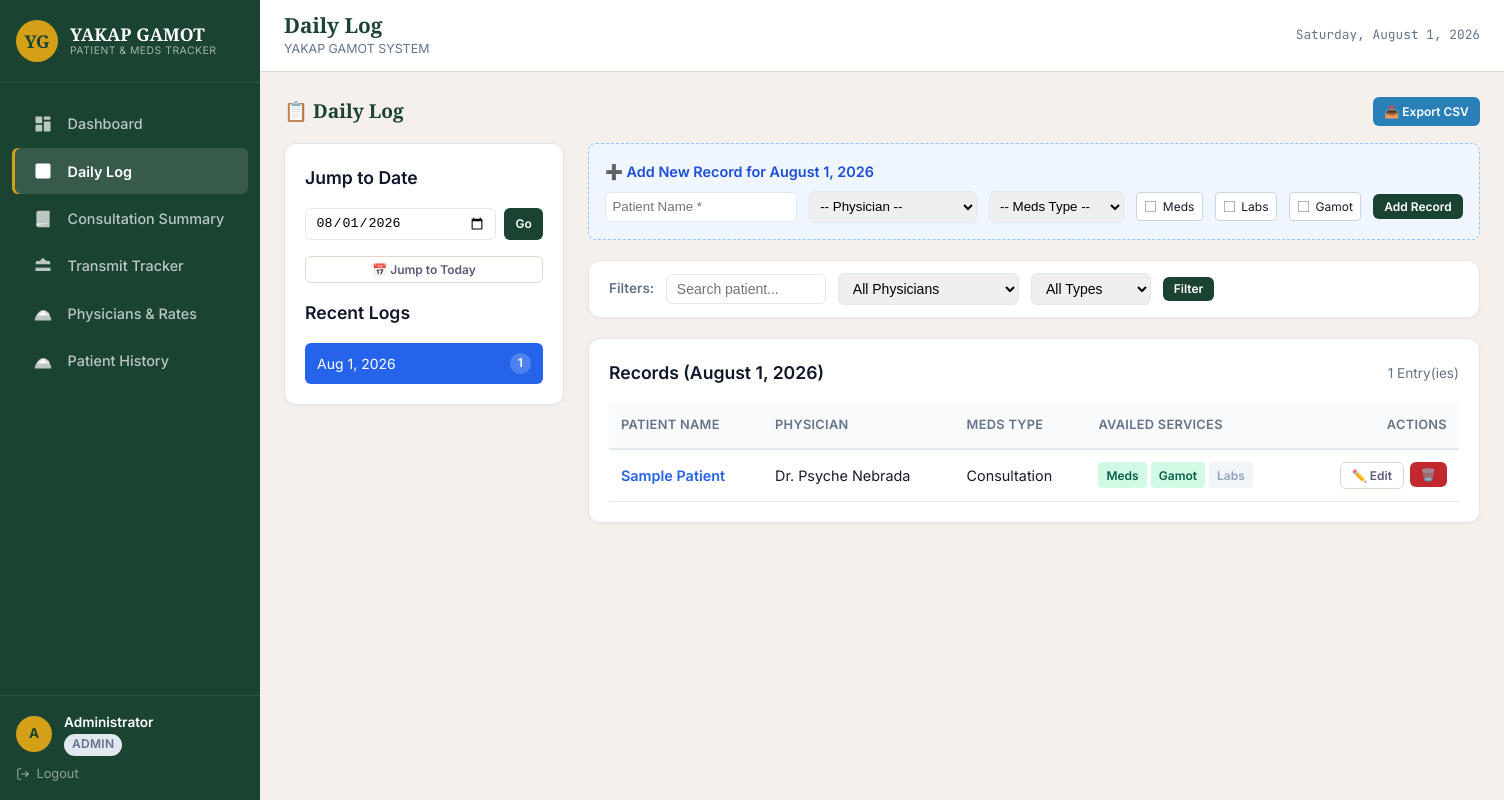
The page / (signed in) on the database its author committed.
### tables this page shows
CREATE TABLE IF NOT EXISTS `daily_records` (
    `record_id` INT AUTO_INCREMENT PRIMARY KEY,
    `record_date` DATE NOT NULL,
    `patient_name` VARCHAR(255) NOT NULL,
    `physician_id` INT DEFAULT NULL,
    `meds_type_id` INT DEFAULT NULL,
    `has_meds` TINYINT(1) NOT NULL DEFAULT 0,
    `has_labs` TINYINT(1) NOT NULL DEFAULT 0,
    `has_gamot_meds` TINYINT(1) NOT NULL DEFAULT 0,
    `created_at` TIMESTAMP DEFAULT CURRENT_TIMESTAMP,
    INDEX `idx_record_date` (`record_date`),
    INDEX `idx_physician_id` (`physician_id`),
    INDEX `idx_meds_type_id` (`meds_type_id`),
    INDEX `idx_patient_name` (`patient_name`),
    FOREIGN KEY (`physician_id`) REFERENCES `physicians`(`physician_id`) ON DELETE SET NULL,
    FOREIGN KEY (`meds_type_id`) REFERENCES `meds_types`(`meds_type_id`) ON DELETE SET NULL
);

CREATE TABLE IF NOT EXISTS `physicians` (
    `physician_id` INT AUTO_INCREMENT PRIMARY KEY,
    `physician_name` VARCHAR(255) NOT NULL,
    `consultation_rate` DECIMAL(10,2) NOT NULL DEFAULT 0.00,
    `is_active` TINYINT(1) NOT NULL DEFAULT 1,
    `created_at` TIMESTAMP DEFAULT CURRENT_TIMESTAMP
);

CREATE TABLE IF NOT EXISTS `meds_types` (
    `meds_type_id` INT AUTO_INCREMENT PRIMARY KEY,
    `meds_type_name` VARCHAR(255) NOT NULL,
    `is_consultation` TINYINT(1) NOT NULL DEFAULT 1,
    `created_at` TIMESTAMP DEFAULT CURRENT_TIMESTAMP
);

### config.php (called while the page is built, shortened)
<?php
function h($str) {
    return htmlspecialchars($str, ENT_QUOTES, 'UTF-8');
}
function selected_date() {
    return date('Y-m-d');
}

### index.php (the view, shortened to what this page needs)
<?php
require_once 'config.php';
$check_meds = $conn->query("SHOW COLUMNS FROM daily_records LIKE 'record_medications'");
if ($check_meds && $check_meds->num_rows === 0) {
    $conn->query("ALTER TABLE daily_records ADD COLUMN record_medications TEXT NULL AFTER has_gamot_meds");
}
$check_gamot = $conn->query("SHOW COLUMNS FROM daily_records LIKE 'record_gamot'");
if ($check_gamot && $check_gamot->num_rows === 0) {
    $conn->query("ALTER TABLE daily_records ADD COLUMN record_gamot TEXT NULL AFTER record_medications");
}
$check_labs = $conn->query("SHOW COLUMNS FROM daily_records LIKE 'record_labs'");
if ($check_labs && $check_labs->num_rows === 0) {
    $conn->query("ALTER TABLE daily_records ADD COLUMN record_labs TEXT NULL AFTER record_gamot");
}
$selected_date = selected_date();
$search_query = trim($_GET['search'] ?? '');
$filter_physician = isset($_GET['filter_physician']) ? (int)$_GET['filter_physician'] : 0;
$filter_meds_type = isset($_GET['filter_meds_type']) ? (int)$_GET['filter_meds_type'] : 0;
$page = isset($_GET['page']) ? max(1, (int)$_GET['page']) : 1;
$per_page = 12;
$offset = ($page - 1) * $per_page;
$dates_result = $conn->query("SELECT record_date, COUNT(*) as total FROM daily_records GROUP BY record_date ORDER BY record_date DESC LIMIT $per_page OFFSET $offset");
$where_clauses = ["dr.record_date = ?"];
$params = [$selected_date];
$types = "s";
$query = "
    SELECT dr.*, p.physician_name, mt.meds_type_name
    FROM daily_records dr
    LEFT JOIN physicians p ON dr.physician_id = p.physician_id
    LEFT JOIN meds_types mt ON dr.meds_type_id = mt.meds_type_id
    WHERE " . implode(" AND ", $where_clauses) . "
    ORDER BY dr.created_at ASC
";
$records_stmt = $conn->prepare($query);
$records_stmt->bind_param($types, ...$params);
$records_stmt->execute();
$records_rows = $records_stmt->get_result()->fetch_all(MYSQLI_ASSOC);
$has_filters = (!empty($search_query) || $filter_physician > 0 || $filter_meds_type > 0);
include 'includes/header.php';
?>
<div class="page-header" style="display: flex; justify-content: space-between; align-items: center; margin-bottom: 1rem;">
    <h2>📋 Daily Log</h2>
    <div>
        <a href="?date=<?= h($selected_date) ?>&export=csv" class="btn btn-blue btn-sm">📥 Export CSV</a>
    </div>
</div>
<div class="dashboard-container">
    <aside class="sidebar-col">
        <div class="card-box">
            <div class="card-title">Jump to Date</div>
            <form class="date-picker-group" method="get" action="index.php">
                <input type="date" id="jump_date" name="date" value="<?= h($selected_date) ?>">
                <button type="submit" class="btn btn-primary btn-sm">Go</button>
            </form>
            <button type="button" class="btn btn-sm btn-outline" style="width: 100%; margin-bottom: 1rem;" onclick="document.getElementById('jump_date').value='<?= date('Y-m-d') ?>';this.form.submit();">
                📅 Jump to Today
            </button>
            <div class="card-title">Recent Logs</div>
            <ul class="date-nav-list">
                <?php if ($dates_result->num_rows === 0): ?>
                    <li style="color: var(--text-muted); font-size: 0.85rem; text-align: center; padding: 0.5rem;">No logs found.</li>
                <?php else: while ($d = $dates_result->fetch_assoc()):
                    $is_selected = ($d['record_date'] === $selected_date) ? 'active' : ''; ?>
                    <li class="date-nav-item <?= $is_selected ?>">
                        <a href="index.php?date=<?= h($d['record_date']) ?>">
                            <span><?= h(date('M j, Y', strtotime($d['record_date']))) ?></span>
                            <span class="badge"><?= (int)$d['total'] ?></span>
                        </a>
                    </li>
                <?php endwhile; endif; ?>
            </ul>
        </div>
    </aside>
    <main class="main-col">
        <div class="add-record-panel">
            <div style="font-weight: 600; font-size: 0.9rem; margin-bottom: 0.5rem; color: var(--primary-dark);">
                ➕ Add New Record for <?= h(date('F j, Y', strtotime($selected_date))) ?>
            </div>
            <form method="post" action="index.php">
                <div class="inline-form-top">
                    <input type="text" name="patient_name" placeholder="Patient Name *" required list="patient-list" style="padding: 0.4rem; border: 1px solid var(--border-color); border-radius: 6px;">
                    <select name="physician_id" style="padding: 0.4rem; border: 1px solid var(--border-color); border-radius: 6px;">
                        <option value="">-- Physician --</option>
                    </select>
                    <select name="meds_type_id" style="padding: 0.4rem; border: 1px solid var(--border-color); border-radius: 6px;">
                        <option value="">-- Meds Type --</option>
                    </select>
                    <label class="select-card-box" style="background:#fff;">
                        <input type="checkbox" name="has_meds" value="1" onchange="toggleBox(this, 'add-meds-box')"> Meds
                    </label>
                    <label class="select-card-box" style="background:#fff;">
                        <input type="checkbox" name="has_labs" value="1" onchange="toggleBox(this, 'add-labs-box')"> Labs
                    </label>
                    <label class="select-card-box" style="background:#fff;">
                        <input type="checkbox" name="has_gamot_meds" value="1" onchange="toggleBox(this, 'add-gamot-box')"> Gamot
                    </label>
                    <button type="submit" class="btn btn-primary btn-sm">Add Record</button>
                </div>
            </form>
        </div>
        <div class="card-box" style="padding: 0.75rem 1.25rem;">
            <form method="get" action="index.php" class="filter-bar">
                <span style="font-weight:600; font-size: 0.85rem; color: var(--text-muted);">Filters:</span>
                <input type="text" name="search" value="<?= h($search_query) ?>" placeholder="Search patient..." style="width: 160px;">
                <select name="filter_physician">
                    <option value="0">All Physicians</option>
                </select>
                <select name="filter_meds_type">
                    <option value="0">All Types</option>
                </select>
                <button type="submit" class="btn btn-primary btn-sm">Filter</button>
            </form>
        </div>
        <div class="card-box">
            <div class="card-title">
                Records (<?= h(date('F j, Y', strtotime($selected_date))) ?>)
                <span style="font-size: 0.85rem; font-weight: normal; color: var(--text-muted);"><?= count($records_rows) ?> Entry(ies)</span>
            </div>
            <div class="table-responsive">
                <table class="custom-table">
                    <thead>
                        <tr>
                            <th>Patient Name</th>
                            <th>Physician</th>
                            <th>Meds Type</th>
                            <th>Availed Services</th>
                            <th style="text-align: right;">Actions</th>
                        </tr>
                    </thead>
                    <tbody>
                        <?php if (empty($records_rows)): ?>
                            <tr>
                                <td colspan="5" style="text-align: center; color: var(--text-muted); padding: 2rem;">
                                    <?= $has_filters ? 'No records matching filters.' : 'No records logged for this date.' ?>
                                </td>
                            </tr>
                        <?php else: foreach ($records_rows as $row): ?>
                            <tr class="clickable-row" onclick="openSummaryModal(<?= htmlspecialchars(json_encode($row), ENT_QUOTES, 'UTF-8') ?>)">
                                <td>
                                    <span class="patient-name-text"><?= h($row['patient_name']) ?></span>
                                </td>
                                <td><?= h($row['physician_name'] ?? '—') ?></td>
                                <td><?= h($row['meds_type_name'] ?? '—') ?></td>
                                <td>
                                    <div>
                                        <span class="tag <?= $row['has_meds'] ? 'tag-success' : 'tag-gray' ?>">Meds</span>
                                        <span class="tag <?= $row['has_gamot_meds'] ? 'tag-success' : 'tag-gray' ?>">Gamot</span>
                                        <span class="tag <?= $row['has_labs'] ? 'tag-success' : 'tag-gray' ?>">Labs</span>
                                    </div>
                                </td>
                                <td style="text-align: right; vertical-align: middle;" onclick="event.stopPropagation()">
                                    <div style="display: flex; gap: 0.35rem; justify-content: flex-end;">
                                        <button
                                            type="button"
                                            class="btn btn-sm btn-outline"
                                            onclick="openEditModal(<?= htmlspecialchars(json_encode($row), ENT_QUOTES, 'UTF-8') ?>)">
                                            ✏️ Edit
                                        </button>
                                        <form method="post" action="index.php" onsubmit="return confirm('Delete record for <?= h(addslashes($row['patient_name'])) ?>?');" style="display:inline;">
                                            <button type="submit" class="btn btn-danger btn-sm">🗑️</button>
                                        </form>
                                    </div>
                                </td>
                            </tr>
                        <?php endforeach; endif; ?>
                    </tbody>
                </table>
            </div>
        </div>
    </main>
</div>
<?php include 'includes/footer.php'; ?>

### css/style.css (style rules this page uses)
:root { --brand-primary: #1B4332; --brand-primary-light: #2D6A4F; --brand-accent: #D4A017; --brand-accent-light: #E8C547; --bg-app: #F5F0EB; --bg-card: #FFFFFF; --text-primary: #1A1A2E; --text-secondary: #5A5A7A; --text-muted: #8A8AA0; --success: #2D6A4F; --warning: #D4A017; --danger: #C1292E; --border: #E0D8D0; --sidebar-width: 260px; --sidebar-collapsed: 72px; --font-heading: 'Playfair Display', Georgia, 'Times New Roman', serif; --font-body: 'Inter', -apple-system, BlinkMacSystemFont, 'Segoe UI', sans-serif; --font-mono: 'JetBrains Mono', 'Fira Code', 'Cascadia Code', monospace; --radius-sm: 6px; --radius-md: 10px; --radius-lg: 14px; --shadow-sm: 0 1px 3px rgba(0,0,0,0.06); --shadow-md: 0 4px 12px rgba(0,0,0,0.08); --shadow-lg: 0 8px 24px rgba(0,0,0,0.12); }
*, *::before, *::after { box-sizing: border-box; margin: 0; padding: 0; }
html { scroll-behavior: smooth; }
body { font-family: var(--font-body); background: var(--bg-app); color: var(--text-primary); line-height: 1.6; min-height: 100vh; display: flex; }
a { text-decoration: none; color: inherit; }
ul { list-style: none; }
.page-header { display: flex; justify-content: space-between; align-items: center; flex-wrap: wrap; gap: 0.75rem; margin-bottom: 1.25rem; }
.page-header h2 { font-family: var(--font-heading); font-size: 1.2rem; color: var(--brand-primary); }
table { width: 100%; border-collapse: collapse; font-size: 0.85rem; }
table thead th { background: var(--brand-primary); color: #fff; padding: 0.65rem 0.6rem; text-align: left; font-weight: 600; font-size: 0.8rem; text-transform: uppercase; letter-spacing: 0.3px; white-space: nowrap; position: sticky; top: 0; }
table tbody tr { border-bottom: 1px solid var(--border); transition: background 0.15s; }
table td { padding: 0.55rem 0.6rem; vertical-align: middle; }
.btn { display: inline-flex; align-items: center; justify-content: center; gap: 0.35rem; padding: 0.45rem 1rem; border: none; border-radius: var(--radius-sm); cursor: pointer; font-family: var(--font-body); font-size: 0.82rem; font-weight: 600; transition: all 0.2s; white-space: nowrap; }
.btn-primary { background: var(--brand-primary); color: #fff; }
.btn-danger { background: var(--danger); color: #fff; }
.btn-blue { background: #2980b9; color: #fff; }
.btn-outline { background: transparent; color: var(--text-secondary); border: 1px solid var(--border); }
.btn-sm { padding: 0.3rem 0.7rem; font-size: 0.75rem; }
.badge { display: inline-flex; align-items: center; gap: 0.25rem; padding: 0.2rem 0.55rem; border-radius: 20px; font-size: 0.7rem; font-weight: 600; text-transform: uppercase; letter-spacing: 0.3px; line-height: 1.4; }

### rows shown on the page
daily_records: patient_name "Sample Patient", physician.physician_name "Dr. Psyche Nebrada", meds_type.meds_type_name "Consultation"

### other values the page prints
user_initial($auth_user) "A"
$auth_user "Administrator"
$auth_role "ADMIN"
$page_title_text "Daily Log"
date('M j, Y', strtotime($d['record_date'])) "Aug 1, 2026"
$d['total'] "1"
date('F j, Y', strtotime($selected_date)) "August 1, 2026"
count($records_rows) "1"
